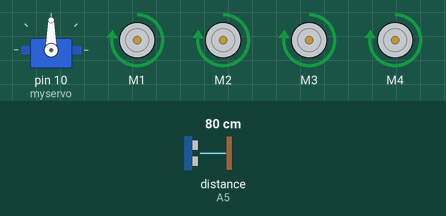
Simulated run of this sketch. Board: Arduino Uno, built with avr-gcc and run on an emulated ATmega328P. On the bench: servo, 4 × DC motor (green arrow = forward, orange = backward, longer = faster). The inputs (shaded band) are chosen by the test bench; at power-on: distance to the obstacle (sensor on A5) 80 cm. The echo pulse lasts 58.3 µs per cm.

Above: at 2.2 s.
2.3 s: distance to the obstacle (sensor on A5) set to 32 cm
5.8 s: distance to the obstacle (sensor on A5) set to 27 cm
At 9.6 s:
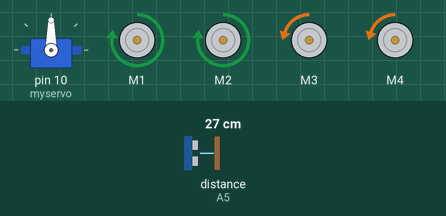
10.4 s: distance to the obstacle (sensor on A5) set to 35 cm
At 10.82 s:
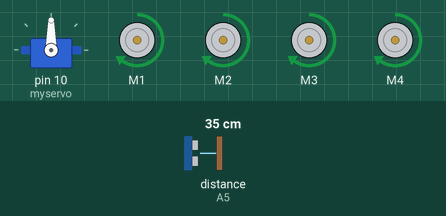
13.9 s: distance to the obstacle (sensor on A5) set to 2 cm
At 15.9 s:
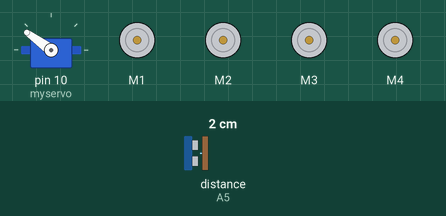
18.5 s: distance to the obstacle (sensor on A5) set to 60 cm
At 19.73 s:
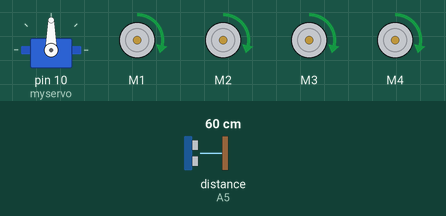
22.0 s: distance to the obstacle (sensor on A5) set to 4 cm
At 22.5 s:
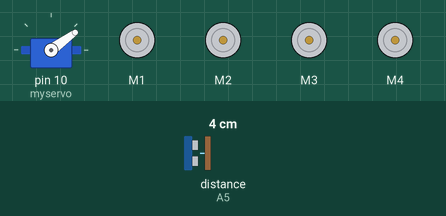
Timing chart, 0 to 27.6 s (numbered marks = the images above; inputs shaded):
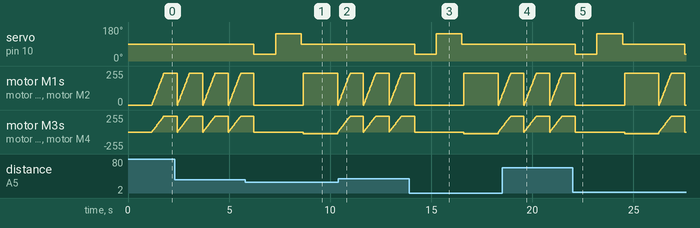

The sketch:

obs.ino
```cpp
#include <AFMotor.h>      //add Adafruit Motor Shield library
#include <Servo.h>        //add Servo Motor library
#include <NewPing.h>      //add Ultrasonic sensor library

#define TRIG_PIN A4 // Pin A0 on the Motor Drive Shield soldered to the ultrasonic sensor
#define ECHO_PIN A5 // Pin A1 on the Motor Drive Shield soldered to the ultrasonic sensor
#define MAX_DISTANCE 300 // sets maximum useable sensor measuring distance to 300cm
#define MAX_SPEED 240  // sets speed of DC traction motors to 150/250 or about 70% of full speed - to get power drain down.
#define MAX_SPEED_OFFSET 40 // this sets offset to allow for differences between the two DC traction motors
#define COLL_DIST 30 // sets distance at which robot stops and reverses to 30cm
#define TURN_DIST COLL_DIST+20 // sets distance at which robot veers away from object
NewPing sonar(TRIG_PIN, ECHO_PIN, MAX_DISTANCE); // sets up sensor library to use the correct pins to measure distance.

AF_DCMotor leftMotor1(1, MOTOR12_1KHZ); // create motor #1 using M1 output on Motor Drive Shield, set to 1kHz PWM frequency
AF_DCMotor leftMotor2(2, MOTOR12_1KHZ); // create motor #2, using M2 output, set to 1kHz PWM frequency
AF_DCMotor rightMotor1(3, MOTOR34_1KHZ);// create motor #3, using M3 output, set to 1kHz PWM frequency
AF_DCMotor rightMotor2(4, MOTOR34_1KHZ);// create motor #4, using M4 output, set to 1kHz PWM frequency
Servo myservo;  // create servo object to control a servo

int leftDistance, rightDistance; //distances on either side
int curDist = 0;
String motorSet = "";
int speedSet = 0;
void setup() {
  myservo.attach(10);  // attaches the servo on pin 10 (SERVO_1 on the Motor Drive Shield to the servo object
  myservo.write(90); // tells the servo to position at 90-degrees ie. facing forward.
  delay(1000); // delay for one seconds
 }
//------------------------------------------------------------------------------------------------------------------------------------

//---------------------------------------------MAIN LOOP ------------------------------------------------------------------------------
void loop() {
  myservo.write(90);  // move eyes forward
  delay(90);
  curDist = readPing();   // read distance
  if (curDist < COLL_DIST) {changePath();}  // if forward is blocked change direction
  moveForward();  // move forward
  delay(500);
 }
void changePath() {
  moveStop();   // stop forward movement
  myservo.write(36);  // check distance to the right
    delay(500);
    rightDistance = readPing(); //set right distance
    delay(500);
    myservo.write(144);  // check distace to the left
    delay(700);
    leftDistance = readPing(); //set left distance
    delay(500);
    myservo.write(90); //return to center
    delay(100);
    compareDistance();
  }


void compareDistance()   // find the longest distance
{
  if (leftDistance>rightDistance) //if left is less obstructed
  {
    turnLeft();
  }
  else if (rightDistance>leftDistance) //if right is less obstructed
  {
    turnRight();
  }
   else //if they are equally obstructed
  {
    turnAround();
  }
}


//-------------------------------------------------------------------------------------------------------------------------------------

int readPing() { // read the ultrasonic sensor distance
  delay(70);
  unsigned int uS = sonar.ping();
  int cm = uS/US_ROUNDTRIP_CM;
  return cm;
}
void moveStop() {leftMotor1.run(RELEASE); leftMotor2.run(RELEASE); rightMotor1.run(RELEASE); rightMotor2.run(RELEASE);}  // stop the motors.
//-------------------------------------------------------------------------------------------------------------------------------------
void moveForward() {
    motorSet = "FORWARD";
    leftMotor1.run(FORWARD);      // turn it on going forward
    leftMotor2.run(FORWARD);      // turn it on going forward
    rightMotor1.run(FORWARD);     // turn it on going forward
    rightMotor2.run(FORWARD);     // turn it on going forward
  for (speedSet = 0; speedSet < MAX_SPEED; speedSet +=2) // slowly bring the speed up to avoid loading down the batteries too quickly
  {
    leftMotor1.setSpeed(speedSet);
    leftMotor2.setSpeed(speedSet);
    rightMotor1.setSpeed(speedSet);
    rightMotor2.setSpeed(speedSet);
    delay(5);
  }
}
//-------------------------------------------------------------------------------------------------------------------------------------
void moveBackward() {
    motorSet = "BACKWARD";
    leftMotor1.run(BACKWARD);     // turn it on going backward
    leftMotor2.run(BACKWARD);     // turn it on going backward
    rightMotor1.run(BACKWARD);    // turn it on going backward
    rightMotor2.run(BACKWARD);    // turn it on going backward
  for (speedSet = 0; speedSet < MAX_SPEED; speedSet +=2) // slowly bring the speed up to avoid loading down the batteries too quickly
  {
    leftMotor1.setSpeed(speedSet);
    leftMotor2.setSpeed(speedSet);
    rightMotor1.setSpeed(speedSet);
    rightMotor2.setSpeed(speedSet);
    delay(5);
  }
}
//-------------------------------------------------------------------------------------------------------------------------------------
void turnRight() {
  motorSet = "RIGHT";
  leftMotor1.run(FORWARD);      // turn motor 1 forward
  leftMotor2.run(FORWARD);      // turn motor 2 forward
  rightMotor1.run(BACKWARD);    // turn motor 3 backward
  rightMotor2.run(BACKWARD);    // turn motor 4 backward
  rightMotor1.setSpeed(speedSet+MAX_SPEED_OFFSET);
  rightMotor2.setSpeed(speedSet+MAX_SPEED_OFFSET);
  delay(1500); // run motors this way for 1500
  motorSet = "FORWARD";
  leftMotor1.run(FORWARD);      // set both motors back to forward
  leftMotor2.run(FORWARD);
  rightMotor1.run(FORWARD);
  rightMotor2.run(FORWARD);
}
//-------------------------------------------------------------------------------------------------------------------------------------
void turnLeft() {
  motorSet = "LEFT";
  leftMotor1.run(BACKWARD);      // turn motor 1 backward
  leftMotor2.run(BACKWARD);      // turn motor 2 backward
  leftMotor1.setSpeed(speedSet+MAX_SPEED_OFFSET);
  leftMotor2.setSpeed(speedSet+MAX_SPEED_OFFSET);
  rightMotor1.run(FORWARD);     // turn motor 3 forward
  rightMotor2.run(FORWARD);     // turn motor 4 forward
  delay(1500); // run motors this way for 1500
  motorSet = "FORWARD";
  leftMotor1.run(FORWARD);      // turn it on going forward
  leftMotor2.run(FORWARD);      // turn it on going forward
  rightMotor1.run(FORWARD);     // turn it on going forward
  rightMotor2.run(FORWARD);     // turn it on going forward
}
//-------------------------------------------------------------------------------------------------------------------------------------
void turnAround() {
  motorSet = "RIGHT";
  leftMotor1.run(FORWARD);      // turn motor 1 forward
  leftMotor2.run(FORWARD);      // turn motor 2 forward
  rightMotor1.run(BACKWARD);    // turn motor 3 backward
  rightMotor2.run(BACKWARD);    // turn motor 4 backward
  rightMotor1.setSpeed(speedSet+MAX_SPEED_OFFSET);
  rightMotor2.setSpeed(speedSet+MAX_SPEED_OFFSET);
  delay(1700); // run motors this way for 1700
  motorSet = "FORWARD";
  leftMotor1.run(FORWARD);      // set both motors back to forward
  leftMotor2.run(FORWARD);
  rightMotor1.run(FORWARD);
  rightMotor2.run(FORWARD);
}
```

merge.cpp
```cpp
void merge(int arr[], int l, int m, int r)
{
    int i, j, k;
    int n1 = m - l + 1;
    int n2 =  r - m;

    /* create temp arrays */
    int L[n1], R[n2];

    /* Copy data to temp arrays L[] and R[] */
    for (i = 0; i < n1; i++)
        L[i] = arr[l + i];
    for (j = 0; j < n2; j++)
        R[j] = arr[m + 1+ j];

    /* Merge the temp arrays back into arr[l..r]*/
    i = 0; // Initial index of first subarray
    j = 0; // Initial index of second subarray
    k = l; // Initial index of merged subarray
    while (i < n1 && j < n2)
    {
        if (L[i] <= R[j])
        {
            arr[k] = L[i];
            i++;
        }
        else
        {
            arr[k] = R[j];
            j++;
        }
        k++;
    }

    /* Copy the remaining elements of L[], if there
       are any */
    while (i < n1)
    {
        arr[k] = L[i];
        i++;
        k++;
    }

    /* Copy the remaining elements of R[], if there
       are any */
    while (j < n2)
    {
        arr[k] = R[j];
        j++;
        k++;
    }
}

/* l is for left index and r is right index of the
   sub-array of arr to be sorted */
void mergeSort(int arr[], int l, int r)
{
    if (l < r)
    {
        // Same as (l+r)/2, but avoids overflow for
        // large l and h
        int m = l+(r-l)/2;

        // Sort first and second halves
        mergeSort(arr, l, m);
        mergeSort(arr, m+1, r);

        merge(arr, l, m, r);
    }
}
```

Measured:
- the behaviour switches between 30 and 29 cm on distance to the obstacle (sensor on A5) (found by bisection; images 0 and 1)
- after the input at 5.8 s, servo on pin 10 (myservo): 90° → 36° after 0.43 s, → 144° 1.1 s later, → 90° 1.3 s later
- after the input at 10.4 s, servo on pin 10 (myservo): stays 90° (without the input it goes to 36° after 1.2 s)
- after the input at 13.9 s, servo on pin 10 (myservo): 90° → 36° after 0.28 s, → 144° 1.1 s later, → 90° 1.3 s later
- after the input at 18.5 s, servo on pin 10 (myservo): stays 90° (without the input it goes to 36° after 1.1 s)
- after the input at 22.0 s, servo on pin 10 (myservo): 90° → 36° after 0.12 s, → 144° 1.1 s later, → 90° 1.3 s later, → 36° 3.1 s later
